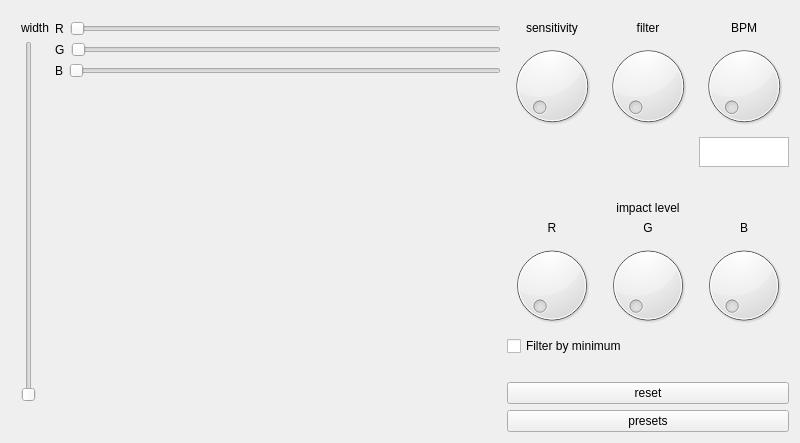
<?xml version="1.0" encoding="UTF-8"?>
<ui version="4.0">
    <class>ColorSettings</class>
    <widget class="QWidget" name="ColorSettings">
        <property name="windowModality">
            <enum>Qt::NonModal</enum>
        </property>
        <property name="geometry">
            <rect>
                <x>0</x>
                <y>0</y>
                <width>800</width>
                <height>443</height>
            </rect>
        </property>
        <property name="minimumSize">
            <size>
                <width>600</width>
                <height>200</height>
            </size>
        </property>
        <property name="windowTitle">
            <string>Colors</string>
        </property>
        <layout class="QGridLayout" name="gridLayout_2">
            <item row="0" column="0">
                <layout class="QVBoxLayout" name="verticalLayoutGeneral">
                    <item>
                        <spacer name="verticalSpacer_2">
                            <property name="orientation">
                                <enum>Qt::Vertical</enum>
                            </property>
                            <property name="sizeType">
                                <enum>QSizePolicy::Fixed</enum>
                            </property>
                            <property name="sizeHint" stdset="0">
                                <size>
                                    <width>10</width>
                                    <height>10</height>
                                </size>
                            </property>
                        </spacer>
                    </item>
                    <item>
                        <layout class="QHBoxLayout" name="horizontalLayout">
                            <item>
                                <spacer name="horizontalSpacer">
                                    <property name="orientation">
                                        <enum>Qt::Horizontal</enum>
                                    </property>
                                    <property name="sizeType">
                                        <enum>QSizePolicy::Fixed</enum>
                                    </property>
                                    <property name="sizeHint" stdset="0">
                                        <size>
                                            <width>10</width>
                                            <height>20</height>
                                        </size>
                                    </property>
                                </spacer>
                            </item>
                            <item>
                                <layout class="QVBoxLayout" name="verticalLayout_2">
                                    <item>
                                        <widget class="QLabel" name="labelWidth">
                                            <property name="text">
                                                <string>width</string>
                                            </property>
                                        </widget>
                                    </item>
                                    <item>
                                        <widget class="QSlider" name="sliderWidth">
                                            <property name="orientation">
                                                <enum>Qt::Vertical</enum>
                                            </property>
                                        </widget>
                                    </item>
                                    <item>
                                        <spacer name="verticalSpacer_5">
                                            <property name="orientation">
                                                <enum>Qt::Vertical</enum>
                                            </property>
                                            <property name="sizeType">
                                                <enum>QSizePolicy::Fixed</enum>
                                            </property>
                                            <property name="sizeHint" stdset="0">
                                                <size>
                                                    <width>20</width>
                                                    <height>30</height>
                                                </size>
                                            </property>
                                        </spacer>
                                    </item>
                                </layout>
                            </item>
                            <item>
                                <layout class="QVBoxLayout" name="verticalLayout_3">
                                    <property name="sizeConstraint">
                                        <enum>QLayout::SetMaximumSize</enum>
                                    </property>
                                    <item>
                                        <layout class="QHBoxLayout" name="horizontalLayout_3">
                                            <item>
                                                <widget class="QLabel" name="labelR">
                                                    <property name="text">
                                                        <string>R</string>
                                                    </property>
                                                </widget>
                                            </item>
                                            <item>
                                                <widget class="QSlider" name="sliderRed">
                                                    <property name="minimumSize">
                                                        <size>
                                                            <width>0</width>
                                                            <height>0</height>
                                                        </size>
                                                    </property>
                                                    <property name="orientation">
                                                        <enum>Qt::Horizontal</enum>
                                                    </property>
                                                </widget>
                                            </item>
                                        </layout>
                                    </item>
                                    <item>
                                        <layout class="QHBoxLayout" name="horizontalLayout_4">
                                            <item>
                                                <widget class="QLabel" name="labelG">
                                                    <property name="text">
                                                        <string>G</string>
                                                    </property>
                                                </widget>
                                            </item>
                                            <item>
                                                <widget class="QSlider" name="sliderGreen">
                                                    <property name="orientation">
                                                        <enum>Qt::Horizontal</enum>
                                                    </property>
                                                </widget>
                                            </item>
                                        </layout>
                                    </item>
                                    <item>
                                        <layout class="QHBoxLayout" name="horizontalLayout_5">
                                            <item>
                                                <widget class="QLabel" name="labelB">
                                                    <property name="text">
                                                        <string>B</string>
                                                    </property>
                                                </widget>
                                            </item>
                                            <item>
                                                <widget class="QSlider" name="sliderBlue">
                                                    <property name="orientation">
                                                        <enum>Qt::Horizontal</enum>
                                                    </property>
                                                </widget>
                                            </item>
                                        </layout>
                                    </item>
                                    <item>
                                        <spacer name="horizontalSpacer_2">
                                            <property name="orientation">
                                                <enum>Qt::Horizontal</enum>
                                            </property>
                                            <property name="sizeHint" stdset="0">
                                                <size>
                                                    <width>40</width>
                                                    <height>20</height>
                                                </size>
                                            </property>
                                        </spacer>
                                    </item>
                                    <item>
                                        <spacer name="verticalSpacer">
                                            <property name="orientation">
                                                <enum>Qt::Vertical</enum>
                                            </property>
                                            <property name="sizeHint" stdset="0">
                                                <size>
                                                    <width>20</width>
                                                    <height>40</height>
                                                </size>
                                            </property>
                                        </spacer>
                                    </item>
                                </layout>
                            </item>
                            <item>
                                <layout class="QVBoxLayout" name="verticalLayout_5">
                                    <item>
                                        <layout class="QGridLayout" name="gridLayout">
                                            <property name="sizeConstraint">
                                                <enum>QLayout::SetMinimumSize</enum>
                                            </property>
                                            <item row="6" column="2">
                                                <widget class="QDial" name="nobImpactB"/>
                                            </item>
                                            <item row="0" column="2">
                                                <widget class="QLabel" name="label">
                                                    <property name="text">
                                                        <string>BPM</string>
                                                    </property>
                                                    <property name="alignment">
                                                        <set>Qt::AlignCenter</set>
                                                    </property>
                                                </widget>
                                            </item>
                                            <item row="5" column="1">
                                                <widget class="QLabel" name="label_4">
                                                    <property name="text">
                                                        <string>G</string>
                                                    </property>
                                                    <property name="alignment">
                                                        <set>Qt::AlignCenter</set>
                                                    </property>
                                                </widget>
                                            </item>
                                            <item row="5" column="0">
                                                <widget class="QLabel" name="label_2">
                                                    <property name="text">
                                                        <string>R</string>
                                                    </property>
                                                    <property name="alignment">
                                                        <set>Qt::AlignCenter</set>
                                                    </property>
                                                </widget>
                                            </item>
                                            <item row="2" column="2">
                                                <widget class="QPlainTextEdit" name="editBPM">
                                                    <property name="maximumSize">
                                                        <size>
                                                            <width>90</width>
                                                            <height>30</height>
                                                        </size>
                                                    </property>
                                                </widget>
                                            </item>
                                            <item row="6" column="1">
                                                <widget class="QDial" name="nobImpactG"/>
                                            </item>
                                            <item row="4" column="1">
                                                <widget class="QLabel" name="label_3">
                                                    <property name="text">
                                                        <string>impact level</string>
                                                    </property>
                                                    <property name="alignment">
                                                        <set>Qt::AlignCenter</set>
                                                    </property>
                                                </widget>
                                            </item>
                                            <item row="0" column="1">
                                                <widget class="QLabel" name="labelFilter">
                                                    <property name="text">
                                                        <string>filter</string>
                                                    </property>
                                                    <property name="alignment">
                                                        <set>Qt::AlignCenter</set>
                                                    </property>
                                                </widget>
                                            </item>
                                            <item row="1" column="1">
                                                <widget class="QDial" name="nobFilter">
                                                    <property name="minimumSize">
                                                        <size>
                                                            <width>90</width>
                                                            <height>90</height>
                                                        </size>
                                                    </property>
                                                    <property name="maximumSize">
                                                        <size>
                                                            <width>90</width>
                                                            <height>90</height>
                                                        </size>
                                                    </property>
                                                </widget>
                                            </item>
                                            <item row="5" column="2">
                                                <widget class="QLabel" name="label_5">
                                                    <property name="text">
                                                        <string>B</string>
                                                    </property>
                                                    <property name="alignment">
                                                        <set>Qt::AlignCenter</set>
                                                    </property>
                                                </widget>
                                            </item>
                                            <item row="1" column="0">
                                                <widget class="QDial" name="nobSensitivity">
                                                    <property name="minimumSize">
                                                        <size>
                                                            <width>90</width>
                                                            <height>90</height>
                                                        </size>
                                                    </property>
                                                    <property name="maximumSize">
                                                        <size>
                                                            <width>90</width>
                                                            <height>90</height>
                                                        </size>
                                                    </property>
                                                </widget>
                                            </item>
                                            <item row="6" column="0">
                                                <widget class="QDial" name="nobImpactR"/>
                                            </item>
                                            <item row="1" column="2">
                                                <widget class="QDial" name="nobBPM">
                                                    <property name="minimumSize">
                                                        <size>
                                                            <width>90</width>
                                                            <height>90</height>
                                                        </size>
                                                    </property>
                                                    <property name="maximumSize">
                                                        <size>
                                                            <width>90</width>
                                                            <height>90</height>
                                                        </size>
                                                    </property>
                                                </widget>
                                            </item>
                                            <item row="0" column="0">
                                                <widget class="QLabel" name="labelSensitivity">
                                                    <property name="text">
                                                        <string>sensitivity</string>
                                                    </property>
                                                    <property name="alignment">
                                                        <set>Qt::AlignCenter</set>
                                                    </property>
                                                </widget>
                                            </item>
                                            <item row="3" column="2">
                                                <spacer name="verticalSpacer_3">
                                                    <property name="orientation">
                                                        <enum>Qt::Vertical</enum>
                                                    </property>
                                                    <property name="sizeHint" stdset="0">
                                                        <size>
                                                            <width>20</width>
                                                            <height>40</height>
                                                        </size>
                                                    </property>
                                                </spacer>
                                            </item>
                                        </layout>
                                    </item>
                                    <item>
                                        <widget class="QCheckBox" name="checkMinFilter">
                                            <property name="text">
                                                <string>Filter by minimum</string>
                                            </property>
                                        </widget>
                                    </item>
                                    <item>
                                        <spacer name="verticalSpacer_4">
                                            <property name="orientation">
                                                <enum>Qt::Vertical</enum>
                                            </property>
                                            <property name="sizeType">
                                                <enum>QSizePolicy::Fixed</enum>
                                            </property>
                                            <property name="sizeHint" stdset="0">
                                                <size>
                                                    <width>20</width>
                                                    <height>20</height>
                                                </size>
                                            </property>
                                        </spacer>
                                    </item>
                                    <item>
                                        <widget class="QPushButton" name="buttonReset">
                                            <property name="maximumSize">
                                                <size>
                                                    <width>16777215</width>
                                                    <height>16777215</height>
                                                </size>
                                            </property>
                                            <property name="text">
                                                <string>reset</string>
                                            </property>
                                        </widget>
                                    </item>
                                    <item>
                                        <widget class="QPushButton" name="buttonPresets">
                                            <property name="text">
                                                <string>presets</string>
                                            </property>
                                        </widget>
                                    </item>
                                </layout>
                            </item>
                        </layout>
                    </item>
                </layout>
            </item>
        </layout>
    </widget>
    <resources/>
    <connections/>
</ui>
